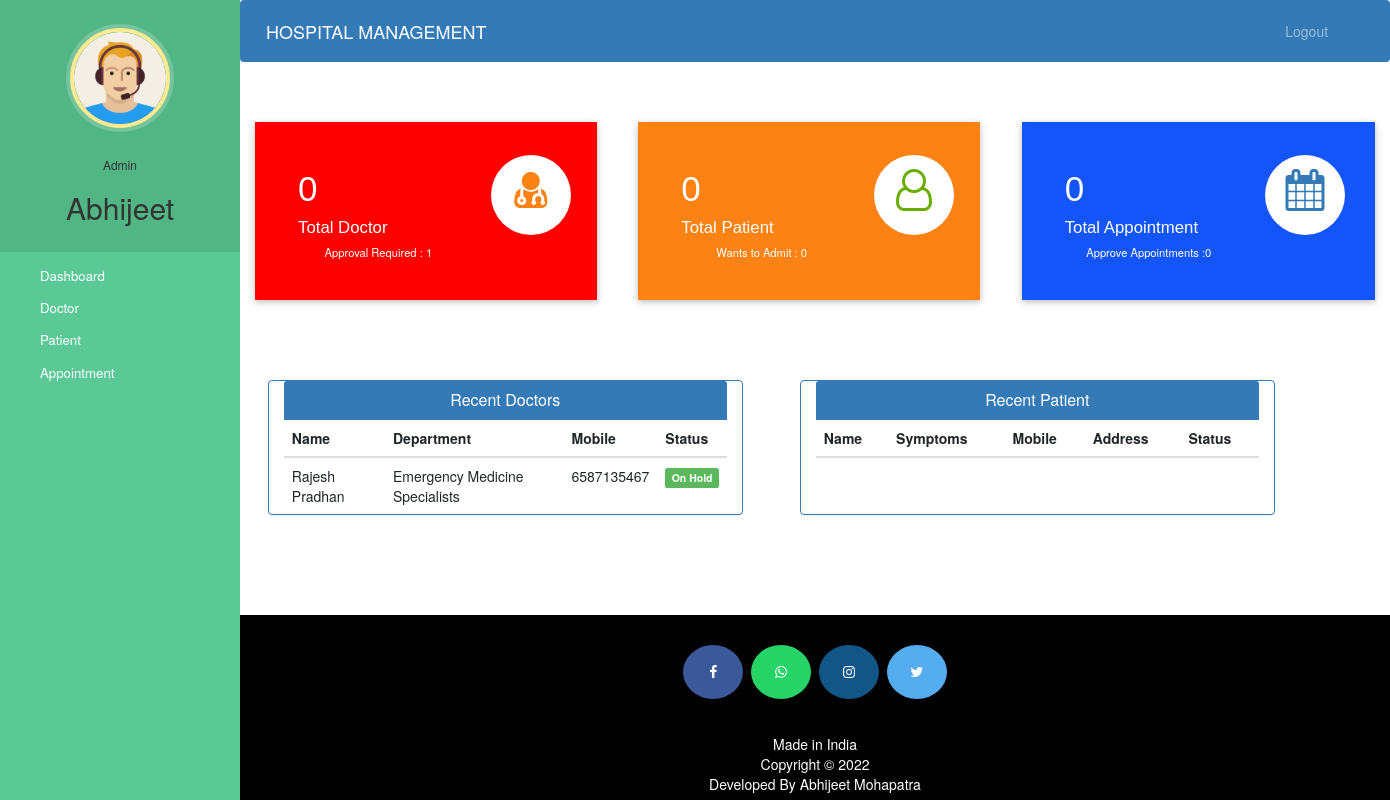
Page /admin-dashboard (signed in) on the committed database.
### hospital/models.py (models this page shows, shortened)
class Doctor(models.Model):
    user=models.OneToOneField(User,on_delete=models.CASCADE)
    profile_pic= models.ImageField(upload_to='profile_pic/DoctorProfilePic/',null=True,blank=True)
    address = models.CharField(max_length=40)
    mobile = models.CharField(max_length=20,null=True)
    department= models.CharField(max_length=50,choices=departments,default='Cardiologist')
    status=models.BooleanField(default=False)
    @property
    def get_name(self):
        return self.user.first_name+" "+self.user.last_name

### hospital/views.py (the view)
# urls.py: path('admin-dashboard', views.admin_dashboard_view,name='admin-dashboard'),
@login_required(login_url='adminlogin')
@user_passes_test(is_admin)
def admin_dashboard_view(request):
    doctors=models.Doctor.objects.all().order_by('-id')
    patients=models.Patient.objects.all().order_by('-id')
    doctorcount=models.Doctor.objects.all().filter(status=True).count()
    pendingdoctorcount=models.Doctor.objects.all().filter(status=False).count()
    patientcount=models.Patient.objects.all().filter(status=True).count()
    pendingpatientcount=models.Patient.objects.all().filter(status=False).count()
    appointmentcount=models.Appointment.objects.all().filter(status=True).count()
    pendingappointmentcount=models.Appointment.objects.all().filter(status=False).count()
    mydict={
    'doctors':doctors,
    'patients':patients,
    'doctorcount':doctorcount,
    'pendingdoctorcount':pendingdoctorcount,
    'patientcount':patientcount,
    'pendingpatientcount':pendingpatientcount,
    'appointmentcount':appointmentcount,
    'pendingappointmentcount':pendingappointmentcount,
    }
    return render(request,'hospital/admin_dashboard.html',context=mydict)

### hospital/views.py (called while the page is built)
def is_admin(user):
    return user.groups.filter(name='ADMIN').exists()

### templates/hospital/admin_dashboard.html (shortened to what this page needs)
{% extends 'hospital/admin_base.html' %}
{% load static %}
{% block content %}
{%include 'hospital/admin_dashboard_cards.html'%}
<br><br><br><br>
<div class="container">
  <div class="row">
    <div class="panel panel-primary col-md-5" style="margin-left:2%;">
      <div class="panel-heading" style="text-align:center;">
        <h6 class="panel-title">Recent Doctors</h6>
      </div>
      <table class="table table-hover" id="dev-table">
        <thead>
          <tr>
            <th>Name</th>
            <th>Department</th>
            <th>Mobile</th>
            <th>Status</th>
          </tr>
        </thead>
        {% for d in doctors %}
        <tr>
          <td> {{d.get_name}}</td>
          <td>{{d.department}}</td>
          <td>{{d.mobile}}</td>
          {%if d.status%}
          <td> <span class="label label-primary">Permanent</span></td>
          {% else %}
          <td> <span class="label label-success">On Hold</span></td>
          {% endif %}
        </tr>
        {% endfor %}
      </table>
    </div>
    <div class="panel panel-primary col-md-5" style="margin-left:5%;">
      <div class="panel-heading" style="text-align:center;">
        <h6 class="panel-title">Recent Patient</h6>
      </div>
      <table class="table table-hover" id="dev-table">
        <thead>
          <tr>
            <th>Name</th>
            <th>Symptoms</th>
            <th>Mobile</th>
            <th>Address</th>
            <th>Status</th>
          </tr>
        </thead>
      </table>
    </div>
  </div>
</div>
{% endblock content %}

### templates/hospital/admin_base.html (shortened to what this page needs)
<!DOCTYPE html>
{% load static %}
<html lang="en">
<head>
  <link rel="stylesheet" href="https://stackpath.bootstrapcdn.com/bootstrap/4.3.1/css/bootstrap.min.css">
  <link rel="stylesheet" href="https://maxcdn.bootstrapcdn.com/font-awesome/4.7.0/css/font-awesome.min.css">
  <link rel="stylesheet" href="{% static '/style.css' %}">
</head>
<body>
  <nav class="menu" tabindex="0">
    <header class="avatar">
      <img src="{% static "images/adminpropic.png" %}" />
      <br><br>
      <h6>Admin</h6>
      <h2>{{request.user.first_name}}</h2>
    </header>
    <ul>
      <li tabindex="0" class="icon-dashboard"> <a style="color:white; text-decoration:none;" href="/admin-dashboard"><span>Dashboard</span></a> </li>
      <li tabindex="0" class="icon-customers"> <a style="color:white; text-decoration:none;" href="/admin-doctor"><span>Doctor</span></a></li>
      <li tabindex="0" class="icon-users"> <a style="color:white; text-decoration:none;" href="/admin-patient"><span>Patient</span></a></li>
      <li tabindex="0" class="icon-calendar"> <a style="color:white; text-decoration:none;" href="/admin-appointment"><span>Appointment</span></a></li>
    </ul>
  </nav>
  <main>
    <div class="bs-example">
      <nav class="navbar navbar-expand-md  navbar-dark fixed-top" style="background:#337AB7;">
        <a href="/admin-dashboard" class="navbar-brand">HOSPITAL MANAGEMENT</a>
        <div class="collapse navbar-collapse justify-content-between" id="navbarCollapse">
          <div class="navbar-nav" style=" margin-left: 90%;">
            <a href="/logout" class="nav-item nav-link">Logout</a>
          </div>
        </div>
      </nav>
    </div>
    <br><br>
    {% block content %}
    {% endblock content %}
    <br><br><br><br>
    <footer>
      <p>
        <a id="ftr" href="https://www.facebook.com/abhijeet.bapu" class="fa fa-facebook"></a>
        <a id="ftr" href="https://api.whatsapp.com/send?phone=+917847000795&text=Hello%20Abhijeet.%0d%0aHow%20are%20you%20%3f%0d%0aI%20came%20from%20your%20website.&source=&data=#" class="fa fa-whatsapp"></a>
        <a id="ftr" href="https://www.instagram.com/__abhijeet.mohapatra__/" class="fa fa-instagram"></a>
        <a id="ftr" href="https://twitter.com/Abhijee94127263" class="fa fa-twitter"></a>
      </p>
      <br>
      <div class="container">
        <div class="row">
          <div class="col-md-12 col-sm-12">
            <div style="color:#ffffff;" class="wow fadeInUp footer-copyright">
              <p>Made in India <br>
                Copyright &copy; 2022 <br> Developed By Abhijeet Mohapatra </p>
            </div>
          </div>
        </div>
      </div>
    </footer>
  </main>
</body>
</html>

### static/style.css (style rules this page uses)
body { padding-left: 240px; }
main { position: relative; height: 100vh; }
.menu { background: #5bc995; height: 100vh; width: 240px; position: fixed; top: 0px; left: 0; z-index: 5; outline: none; }
.menu .avatar { background: rgba(0, 0, 0, 0.1); padding: 2em 0.5em; text-align: center; }
.menu .avatar img { width: 100px; border-radius: 50%; overflow: hidden; border: 4px solid #ffea92; box-shadow: 0 0 0 4px rgba(255, 255, 255, 0.2); }
.menu .avatar h2 { font-weight: normal; margin-bottom: 0; }
.menu ul { list-style: none; padding: 0.5em 0; margin: 0; }
.menu ul li { padding: 0.5em 1em 0.5em 3em; font-size: 0.95em; font-weight: regular; background-repeat: no-repeat; background-position: left 15px center; background-size: auto 20px; transition: all 0.15s linear; cursor: pointer; }
.menu ul li.icon-dashboard { background-image: url("http://www.entypo.com/images//gauge.svg"); }
.menu ul li.icon-customers { background-image: url("http://www.entypo.com/images//briefcase.svg"); }
.menu ul li.icon-users { background-image: url("http://www.entypo.com/images//users.svg"); }
.menu ul li.icon-calendar { background-image: url("http://www.entypo.com/images//calendar.svg"); }

### templates/hospital/admin_base.html (style rules this page uses)
a:link { text-decoration: none; }
a { color: white; }
footer { padding: 0px 0px 0px 0px; background-color: black; margin: 0px; }
#ftr { padding: 20px; }
.fa { font-size: 23px; width: 60px; text-align: center; text-decoration: none; margin: 5px 2px; border-radius: 50%; }
.fa-facebook { background: #3B5998; color: white; margin-top: 30px; }
.fa-whatsapp { background: #25d366; color: white; }
.fa-twitter { background: #55ACEE; color: white; }
.fa-instagram { background: #125688; color: white; }
p { text-align: center; }
body { padding-left: 240px; }
main { position: relative; height: 100vh; }
.menu { background: #5bc995; height: 100vh; width: 240px; position: fixed; top: 0px; left: 0; z-index: 5; outline: none; }
.menu .avatar { background: rgba(0, 0, 0, 0.1); padding: 2em 0.5em; text-align: center; }
.menu .avatar img { width: 100px; border-radius: 50%; overflow: hidden; border: 4px solid #ffea92; box-shadow: 0 0 0 4px rgba(255, 255, 255, 0.2); }
.menu .avatar h2 { font-weight: normal; margin-bottom: 0; }
.menu ul { list-style: none; padding: 0.5em 0; margin: 0; }
.menu ul li { padding: 0.5em 1em 0.5em 3em; font-size: 0.95em; font-weight: regular; background-repeat: no-repeat; background-position: left 15px center; background-size: auto 20px; transition: all 0.15s linear; cursor: pointer; }
.menu ul li.icon-dashboard { background-image: url("http://www.entypo.com/images//gauge.svg"); }
.menu ul li.icon-customers { background-image: url("http://www.entypo.com/images//briefcase.svg"); }
.menu ul li.icon-users { background-image: url("http://www.entypo.com/images//users.svg"); }
.menu ul li.icon-calendar { background-image: url("http://www.entypo.com/images//calendar.svg"); }

### rows in the picture
Doctor: get_name "Rajesh Pradhan", department "Emergency Medicine Specialists", mobile "6587135467", status "On Hold"

### other values in the picture
{{ request.user.first_name }} "Abhijeet"
{{ doctorcount }} "0"
{{ pendingdoctorcount }} "1"
{{ patientcount }} "0"
{{ pendingpatientcount }} "0"
{{ appointmentcount }} "0"
{{ pendingappointmentcount }} "0"
